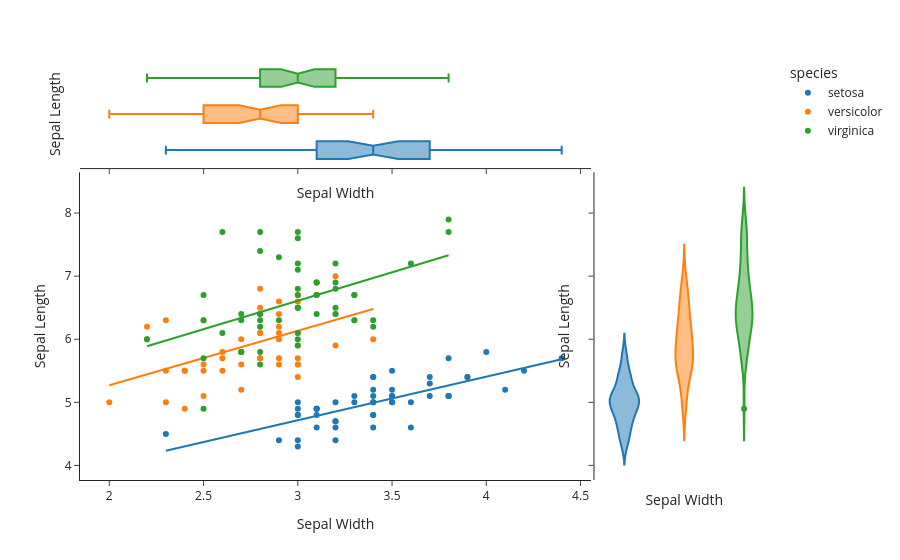

The notebook cell this image was saved under:
### Code cell
import plotly.express as px
df = px.data.iris()
fig=px.scatter(df, x="sepal_width", y="sepal_length", color="species",
               marginal_y="violin",
               marginal_x="box",
               trendline="ols",
               template="simple_white")

#Fig update axis labels

fig.update_xaxes(title_text='Sepal Width')
fig.update_yaxes(title_text='Sepal Length')
fig.show()

### Figure 1 — Plotly figure (JSON) as saved in the notebook; plotly's stock layout.template omitted (floating-point values rounded to 4 significant figures)
{"data": [{"hovertemplate": "species=setosa<br>sepal_width=%{x}<br>sepal_length=%{y}<extra></extra>", "legendgroup": "setosa", "marker": {"color": "#1F77B4", "symbol": "circle"}, "mode": "markers", "name": "setosa", "orientation": "v", "showlegend": true, "type": "scatter", "x": [3.5, 3.0, 3.2, 3.1, 3.6, 3.9, 3.4, 3.4, 2.9, 3.1, 3.7, 3.4, 3.0, 3.0, 4.0, 4.4, 3.9, 3.5, 3.8, 3.8, 3.4, 3.7, 3.6, 3.3, 3.4, 3.0, 3.4, 3.5, 3.4, 3.2, 3.1, 3.4, 4.1, 4.2, 3.1, 3.2, 3.5, 3.1, 3.0, 3.4, 3.5, 2.3, 3.2, 3.5, 3.8, 3.0, 3.8, 3.2, 3.7, 3.3], "xaxis": "x", "y": [5.1, 4.9, 4.7, 4.6, 5.0, 5.4, 4.6, 5.0, 4.4, 4.9, 5.4, 4.8, 4.8, 4.3, 5.8, 5.7, 5.4, 5.1, 5.7, 5.1, 5.4, 5.1, 4.6, 5.1, 4.8, 5.0, 5.0, 5.2, 5.2, 4.7, 4.8, 5.4, 5.2, 5.5, 4.9, 5.0, 5.5, 4.9, 4.4, 5.1, 5.0, 4.5, 4.4, 5.0, 5.1, 4.8, 5.1, 4.6, 5.3, 5.0], "yaxis": "y"}, {"alignmentgroup": "True", "hovertemplate": "species=setosa<br>sepal_width=%{x}<extra></extra>", "legendgroup": "setosa", "marker": {"color": "#1F77B4", "symbol": "circle"}, "name": "setosa", "notched": true, "offsetgroup": "setosa", "showlegend": false, "type": "box", "x": [3.5, 3.0, 3.2, 3.1, 3.6, 3.9, 3.4, 3.4, 2.9, 3.1, 3.7, 3.4, 3.0, 3.0, 4.0, 4.4, 3.9, 3.5, 3.8, 3.8, 3.4, 3.7, 3.6, 3.3, 3.4, 3.0, 3.4, 3.5, 3.4, 3.2, 3.1, 3.4, 4.1, 4.2, 3.1, 3.2, 3.5, 3.1, 3.0, 3.4, 3.5, 2.3, 3.2, 3.5, 3.8, 3.0, 3.8, 3.2, 3.7, 3.3], "xaxis": "x3", "yaxis": "y3"}, {"alignmentgroup": "True", "hovertemplate": "species=setosa<br>sepal_length=%{y}<extra></extra>", "legendgroup": "setosa", "marker": {"color": "#1F77B4", "symbol": "circle"}, "name": "setosa", "offsetgroup": "setosa", "scalegroup": "y", "showlegend": false, "type": "violin", "xaxis": "x2", "y": [5.1, 4.9, 4.7, 4.6, 5.0, 5.4, 4.6, 5.0, 4.4, 4.9, 5.4, 4.8, 4.8, 4.3, 5.8, 5.7, 5.4, 5.1, 5.7, 5.1, 5.4, 5.1, 4.6, 5.1, 4.8, 5.0, 5.0, 5.2, 5.2, 4.7, 4.8, 5.4, 5.2, 5.5, 4.9, 5.0, 5.5, 4.9, 4.4, 5.1, 5.0, 4.5, 4.4, 5.0, 5.1, 4.8, 5.1, 4.6, 5.3, 5.0], "yaxis": "y2"}, {"hovertemplate": "<b>OLS trendline</b><br>sepal_length = 0.690854 * sepal_width + 2.64466<br>R<sup>2</sup>=0.557681<br><br>species=setosa<br>sepal_width=%{x}<br>sepal_length=%{y} <b>(trend)</b><extra></extra>", "legendgroup": "setosa", "marker": {"color": "#1F77B4", "symbol": "circle"}, "mode": "lines", "name": "setosa", "showlegend": false, "type": "scatter", "x": [2.3, 2.9, 3.0, 3.0, 3.0, 3.0, 3.0, 3.0, 3.1, 3.1, 3.1, 3.1, 3.1, 3.2, 3.2, 3.2, 3.2, 3.2, 3.3, 3.3, 3.4, 3.4, 3.4, 3.4, 3.4, 3.4, 3.4, 3.4, 3.4, 3.5, 3.5, 3.5, 3.5, 3.5, 3.5, 3.6, 3.6, 3.7, 3.7, 3.7, 3.8, 3.8, 3.8, 3.8, 3.9, 3.9, 4.0, 4.1, 4.2, 4.4], "xaxis": "x", "y": [4.234, 4.648, 4.717, 4.717, 4.717, 4.717, 4.717, 4.717, 4.786, 4.786, 4.786, 4.786, 4.786, 4.855, 4.855, 4.855, 4.855, 4.855, 4.924, 4.924, 4.994, 4.994, 4.994, 4.994, 4.994, 4.994, 4.994, 4.994, 4.994, 5.063, 5.063, 5.063, 5.063, 5.063, 5.063, 5.132, 5.132, 5.201, 5.201, 5.201, 5.27, 5.27, 5.27, 5.27, 5.339, 5.339, 5.408, 5.477, 5.546, 5.684], "yaxis": "y"}, {"hovertemplate": "species=versicolor<br>sepal_width=%{x}<br>sepal_length=%{y}<extra></extra>", "legendgroup": "versicolor", "marker": {"color": "#FF7F0E", "symbol": "circle"}, "mode": "markers", "name": "versicolor", "orientation": "v", "showlegend": true, "type": "scatter", "x": [3.2, 3.2, 3.1, 2.3, 2.8, 2.8, 3.3, 2.4, 2.9, 2.7, 2.0, 3.0, 2.2, 2.9, 2.9, 3.1, 3.0, 2.7, 2.2, 2.5, 3.2, 2.8, 2.5, 2.8, 2.9, 3.0, 2.8, 3.0, 2.9, 2.6, 2.4, 2.4, 2.7, 2.7, 3.0, 3.4, 3.1, 2.3, 3.0, 2.5, 2.6, 3.0, 2.6, 2.3, 2.7, 3.0, 2.9, 2.9, 2.5, 2.8], "xaxis": "x", "y": [7.0, 6.4, 6.9, 5.5, 6.5, 5.7, 6.3, 4.9, 6.6, 5.2, 5.0, 5.9, 6.0, 6.1, 5.6, 6.7, 5.6, 5.8, 6.2, 5.6, 5.9, 6.1, 6.3, 6.1, 6.4, 6.6, 6.8, 6.7, 6.0, 5.7, 5.5, 5.5, 5.8, 6.0, 5.4, 6.0, 6.7, 6.3, 5.6, 5.5, 5.5, 6.1, 5.8, 5.0, 5.6, 5.7, 5.7, 6.2, 5.1, 5.7], "yaxis": "y"}, {"alignmentgroup": "True", "hovertemplate": "species=versicolor<br>sepal_width=%{x}<extra></extra>", "legendgroup": "versicolor", "marker": {"color": "#FF7F0E", "symbol": "circle"}, "name": "versicolor", "notched": true, "offsetgroup": "versicolor", "showlegend": false, "type": "box", "x": [3.2, 3.2, 3.1, 2.3, 2.8, 2.8, 3.3, 2.4, 2.9, 2.7, 2.0, 3.0, 2.2, 2.9, 2.9, 3.1, 3.0, 2.7, 2.2, 2.5, 3.2, 2.8, 2.5, 2.8, 2.9, 3.0, 2.8, 3.0, 2.9, 2.6, 2.4, 2.4, 2.7, 2.7, 3.0, 3.4, 3.1, 2.3, 3.0, 2.5, 2.6, 3.0, 2.6, 2.3, 2.7, 3.0, 2.9, 2.9, 2.5, 2.8], "xaxis": "x3", "yaxis": "y3"}, {"alignmentgroup": "True", "hovertemplate": "species=versicolor<br>sepal_length=%{y}<extra></extra>", "legendgroup": "versicolor", "marker": {"color": "#FF7F0E", "symbol": "circle"}, "name": "versicolor", "offsetgroup": "versicolor", "scalegroup": "y", "showlegend": false, "type": "violin", "xaxis": "x2", "y": [7.0, 6.4, 6.9, 5.5, 6.5, 5.7, 6.3, 4.9, 6.6, 5.2, 5.0, 5.9, 6.0, 6.1, 5.6, 6.7, 5.6, 5.8, 6.2, 5.6, 5.9, 6.1, 6.3, 6.1, 6.4, 6.6, 6.8, 6.7, 6.0, 5.7, 5.5, 5.5, 5.8, 6.0, 5.4, 6.0, 6.7, 6.3, 5.6, 5.5, 5.5, 6.1, 5.8, 5.0, 5.6, 5.7, 5.7, 6.2, 5.1, 5.7], "yaxis": "y2"}, {"hovertemplate": "<b>OLS trendline</b><br>sepal_length = 0.865078 * sepal_width + 3.53973<br>R<sup>2</sup>=0.276582<br><br>species=versicolor<br>sepal_width=%{x}<br>sepal_length=%{y} <b>(trend)</b><extra></extra>", "legendgroup": "versicolor", "marker": {"color": "#FF7F0E", "symbol": "circle"}, "mode": "lines", "name": "versicolor", "showlegend": false, "type": "scatter", "x": [2.0, 2.2, 2.2, 2.3, 2.3, 2.3, 2.4, 2.4, 2.4, 2.5, 2.5, 2.5, 2.5, 2.6, 2.6, 2.6, 2.7, 2.7, 2.7, 2.7, 2.7, 2.8, 2.8, 2.8, 2.8, 2.8, 2.8, 2.9, 2.9, 2.9, 2.9, 2.9, 2.9, 2.9, 3.0, 3.0, 3.0, 3.0, 3.0, 3.0, 3.0, 3.0, 3.1, 3.1, 3.1, 3.2, 3.2, 3.2, 3.3, 3.4], "xaxis": "x", "y": [5.27, 5.443, 5.443, 5.529, 5.529, 5.529, 5.616, 5.616, 5.616, 5.702, 5.702, 5.702, 5.702, 5.789, 5.789, 5.789, 5.875, 5.875, 5.875, 5.875, 5.875, 5.962, 5.962, 5.962, 5.962, 5.962, 5.962, 6.048, 6.048, 6.048, 6.048, 6.048, 6.048, 6.048, 6.135, 6.135, 6.135, 6.135, 6.135, 6.135, 6.135, 6.135, 6.221, 6.221, 6.221, 6.308, 6.308, 6.308, 6.394, 6.481], "yaxis": "y"}, {"hovertemplate": "species=virginica<br>sepal_width=%{x}<br>sepal_length=%{y}<extra></extra>", "legendgroup": "virginica", "marker": {"color": "#2CA02C", "symbol": "circle"}, "mode": "markers", "name": "virginica", "orientation": "v", "showlegend": true, "type": "scatter", "x": [3.3, 2.7, 3.0, 2.9, 3.0, 3.0, 2.5, 2.9, 2.5, 3.6, 3.2, 2.7, 3.0, 2.5, 2.8, 3.2, 3.0, 3.8, 2.6, 2.2, 3.2, 2.8, 2.8, 2.7, 3.3, 3.2, 2.8, 3.0, 2.8, 3.0, 2.8, 3.8, 2.8, 2.8, 2.6, 3.0, 3.4, 3.1, 3.0, 3.1, 3.1, 3.1, 2.7, 3.2, 3.3, 3.0, 2.5, 3.0, 3.4, 3.0], "xaxis": "x", "y": [6.3, 5.8, 7.1, 6.3, 6.5, 7.6, 4.9, 7.3, 6.7, 7.2, 6.5, 6.4, 6.8, 5.7, 5.8, 6.4, 6.5, 7.7, 7.7, 6.0, 6.9, 5.6, 7.7, 6.3, 6.7, 7.2, 6.2, 6.1, 6.4, 7.2, 7.4, 7.9, 6.4, 6.3, 6.1, 7.7, 6.3, 6.4, 6.0, 6.9, 6.7, 6.9, 5.8, 6.8, 6.7, 6.7, 6.3, 6.5, 6.2, 5.9], "yaxis": "y"}, {"alignmentgroup": "True", "hovertemplate": "species=virginica<br>sepal_width=%{x}<extra></extra>", "legendgroup": "virginica", "marker": {"color": "#2CA02C", "symbol": "circle"}, "name": "virginica", "notched": true, "offsetgroup": "virginica", "showlegend": false, "type": "box", "x": [3.3, 2.7, 3.0, 2.9, 3.0, 3.0, 2.5, 2.9, 2.5, 3.6, 3.2, 2.7, 3.0, 2.5, 2.8, 3.2, 3.0, 3.8, 2.6, 2.2, 3.2, 2.8, 2.8, 2.7, 3.3, 3.2, 2.8, 3.0, 2.8, 3.0, 2.8, 3.8, 2.8, 2.8, 2.6, 3.0, 3.4, 3.1, 3.0, 3.1, 3.1, 3.1, 2.7, 3.2, 3.3, 3.0, 2.5, 3.0, 3.4, 3.0], "xaxis": "x3", "yaxis": "y3"}, {"alignmentgroup": "True", "hovertemplate": "species=virginica<br>sepal_length=%{y}<extra></extra>", "legendgroup": "virginica", "marker": {"color": "#2CA02C", "symbol": "circle"}, "name": "virginica", "offsetgroup": "virginica", "scalegroup": "y", "showlegend": false, "type": "violin", "xaxis": "x2", "y": [6.3, 5.8, 7.1, 6.3, 6.5, 7.6, 4.9, 7.3, 6.7, 7.2, 6.5, 6.4, 6.8, 5.7, 5.8, 6.4, 6.5, 7.7, 7.7, 6.0, 6.9, 5.6, 7.7, 6.3, 6.7, 7.2, 6.2, 6.1, 6.4, 7.2, 7.4, 7.9, 6.4, 6.3, 6.1, 7.7, 6.3, 6.4, 6.0, 6.9, 6.7, 6.9, 5.8, 6.8, 6.7, 6.7, 6.3, 6.5, 6.2, 5.9], "yaxis": "y2"}, {"hovertemplate": "<b>OLS trendline</b><br>sepal_length = 0.901534 * sepal_width + 3.90684<br>R<sup>2</sup>=0.209057<br><br>species=virginica<br>sepal_width=%{x}<br>sepal_length=%{y} <b>(trend)</b><extra></extra>", "legendgroup": "virginica", "marker": {"color": "#2CA02C", "symbol": "circle"}, "mode": "lines", "name": "virginica", "showlegend": false, "type": "scatter", "x": [2.2, 2.5, 2.5, 2.5, 2.5, 2.6, 2.6, 2.7, 2.7, 2.7, 2.7, 2.8, 2.8, 2.8, 2.8, 2.8, 2.8, 2.8, 2.8, 2.9, 2.9, 3.0, 3.0, 3.0, 3.0, 3.0, 3.0, 3.0, 3.0, 3.0, 3.0, 3.0, 3.0, 3.1, 3.1, 3.1, 3.1, 3.2, 3.2, 3.2, 3.2, 3.2, 3.3, 3.3, 3.3, 3.4, 3.4, 3.6, 3.8, 3.8], "xaxis": "x", "y": [5.89, 6.161, 6.161, 6.161, 6.161, 6.251, 6.251, 6.341, 6.341, 6.341, 6.341, 6.431, 6.431, 6.431, 6.431, 6.431, 6.431, 6.431, 6.431, 6.521, 6.521, 6.611, 6.611, 6.611, 6.611, 6.611, 6.611, 6.611, 6.611, 6.611, 6.611, 6.611, 6.611, 6.702, 6.702, 6.702, 6.702, 6.792, 6.792, 6.792, 6.792, 6.792, 6.882, 6.882, 6.882, 6.972, 6.972, 7.152, 7.333, 7.333], "yaxis": "y"}], "layout": {"legend": {"title": {"text": "species"}, "tracegroupgap": 0}, "margin": {"t": 60}, "xaxis": {"anchor": "y", "domain": [0, 0.7363], "title": {"text": "Sepal Width"}}, "xaxis2": {"anchor": "y2", "domain": [0.7413, 1], "matches": "x2", "showline": false, "showticklabels": false, "ticks": "", "title": {"text": "Sepal Width"}}, "xaxis3": {"anchor": "y3", "domain": [0, 0.7363], "matches": "x", "showticklabels": false, "title": {"text": "Sepal Width"}}, "xaxis4": {"anchor": "y4", "domain": [0.7413, 1], "matches": "x2", "showline": false, "showticklabels": false, "ticks": "", "title": {"text": "Sepal Width"}}, "yaxis": {"anchor": "x", "domain": [0, 0.7326], "title": {"text": "Sepal Length"}}, "yaxis2": {"anchor": "x2", "domain": [0, 0.7326], "matches": "y", "showticklabels": false, "title": {"text": "Sepal Length"}}, "yaxis3": {"anchor": "x3", "domain": [0.7426, 1], "matches": "y3", "showline": false, "showticklabels": false, "ticks": "", "title": {"text": "Sepal Length"}}, "yaxis4": {"anchor": "x4", "domain": [0.7426, 1], "matches": "y3", "showline": false, "showticklabels": false, "ticks": "", "title": {"text": "Sepal Length"}}}}
